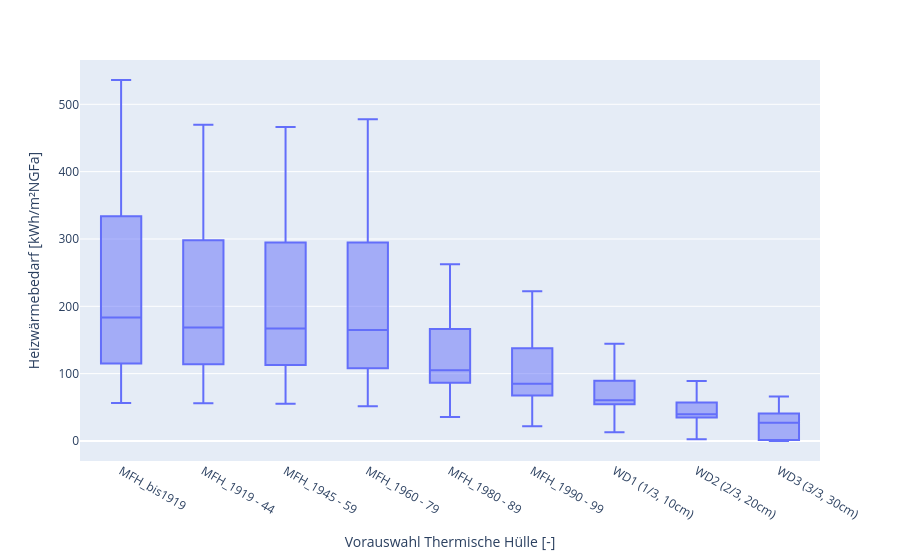
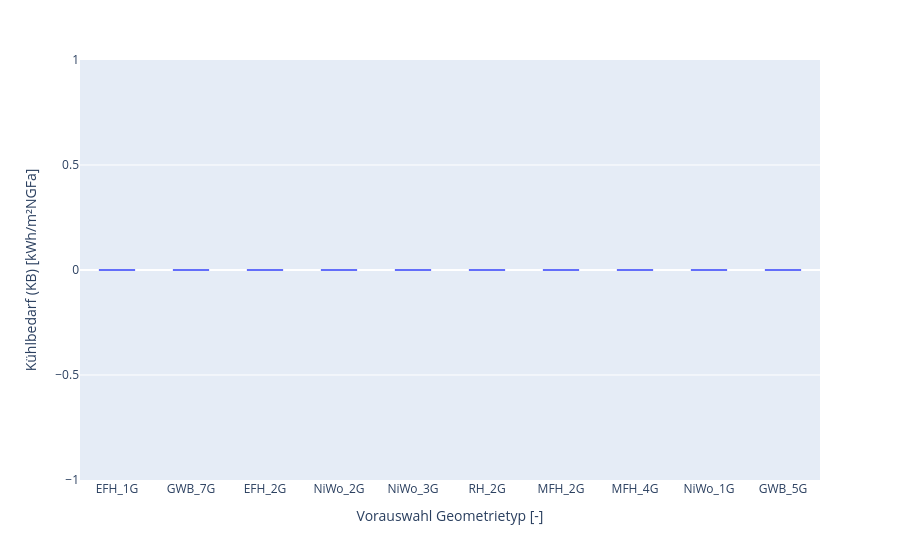

The notebook cell saved with these charts, in order:
### Code cell
display(plotly.scenario_distribution(project.view, "QH", by="preset_recorded_hulls"))
display(plotly.scenario_distribution(project.view, "QC", by="preset_recorded_geometry", kind="violin"))

### Figure 1 — Plotly figure (JSON) as saved in the notebook; plotly's stock layout.template omitted (floating-point values rounded to 4 significant figures; data arrays with more than 128 entries replaced by an {"elided": "..."} marker saying what was removed)
{"data": [{"alignmentgroup": "True", "boxpoints": false, "hovertemplate": "<b>%{hovertext}</b><br><br>Vorauswahl Thermische Hülle [-]=%{x}<br>Heizwärmebedarf [kWh/m²NGFa]=%{y}<extra></extra>", "hovertext": {"elided": "5400 str values"}, "legendgroup": "", "marker": {"color": "#636efa"}, "name": "", "notched": false, "offsetgroup": "", "orientation": "v", "showlegend": false, "type": "box", "x": {"elided": "5400 str values"}, "x0": " ", "xaxis": "x", "y": {"elided": "5400 float values"}, "y0": " ", "yaxis": "y"}], "layout": {"boxmode": "group", "legend": {"tracegroupgap": 0}, "margin": {"t": 60}, "xaxis": {"anchor": "y", "domain": [0.0, 1.0], "title": {"text": "Vorauswahl Thermische Hülle [-]"}}, "yaxis": {"anchor": "x", "domain": [0.0, 1.0], "title": {"text": "Heizwärmebedarf [kWh/m²NGFa]"}}}}

### Figure 2 — Plotly figure (JSON) as saved in the notebook; plotly's stock layout.template omitted (floating-point values rounded to 4 significant figures; data arrays with more than 128 entries replaced by an {"elided": "..."} marker saying what was removed)
{"data": [{"alignmentgroup": "True", "box": {"visible": false}, "hovertemplate": "<b>%{hovertext}</b><br><br>Vorauswahl Geometrietyp [-]=%{x}<br>Kühlbedarf (KB) [kWh/m²NGFa]=%{y}<extra></extra>", "hovertext": {"elided": "5400 str values"}, "legendgroup": "", "marker": {"color": "#636efa"}, "name": "", "offsetgroup": "", "orientation": "v", "points": false, "scalegroup": "True", "showlegend": false, "type": "violin", "x": {"elided": "5400 str values"}, "x0": " ", "xaxis": "x", "y": {"elided": "5400 int values"}, "y0": " ", "yaxis": "y"}], "layout": {"legend": {"tracegroupgap": 0}, "margin": {"t": 60}, "violinmode": "group", "xaxis": {"anchor": "y", "domain": [0.0, 1.0], "title": {"text": "Vorauswahl Geometrietyp [-]"}}, "yaxis": {"anchor": "x", "domain": [0.0, 1.0], "title": {"text": "Kühlbedarf (KB) [kWh/m²NGFa]"}}}}
